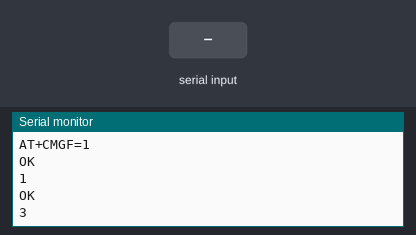
Bench run of a sketch on a simulated Arduino Mega 2560, built with avr-gcc and run on an emulated ATmega2560. Parts: the last lines printed to the serial monitor. The inputs (shaded band) are chosen by the test bench. The modem accepts every AT command (registered, SIM ready, sends succeed) and sends nothing else.

Above: at 3.3 s.
3.4 s: "INR\n" received over the second serial link
At 4.6 s:
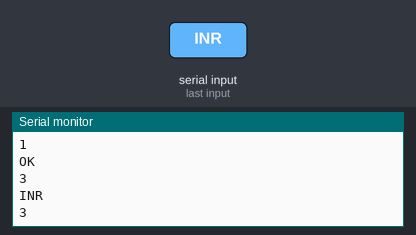
4.9 s: "+CMT:\n" received over the second serial link
At 6.1 s:
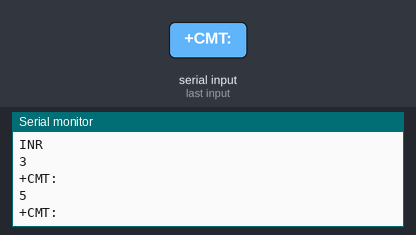
6.4 s: "+CMT:\n" received over the second serial link
At 7.4 s:
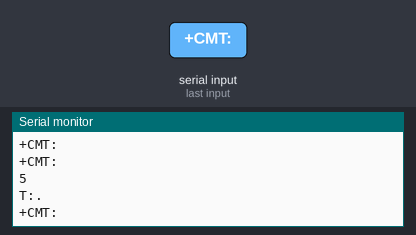
Timing chart, 0 to 9.4 s (numbered marks = the images above; inputs shaded):
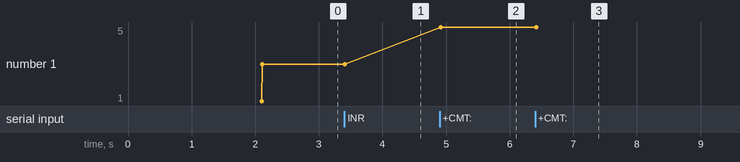

The sketch:

Logic_GSM_Read.ino
```cpp
int firstline = 0;
void setup()
{
  Serial2.begin(9600);   // Setting the baud rate of GSM Module
  Serial.begin(9600);    // Setting the baud rate of Serial Monitor (Arduino)
  Serial2.println("AT"); // AT Command to recieve a live SMS
  while (Serial2.available() > 0)
    Serial.write(Serial2.read());
  delay(100);
  Serial.println("AT+CMGF=1");
  while (Serial2.available() > 0)
    Serial.write(Serial2.read());
  delay(1000);
  Serial2.println("AT+CNMI=1,2,0,0,0"); // AT Command to recieve a live SMS
  while (Serial2.available() > 0)
    Serial.write(Serial2.read());
  delay(1000);
}
void loop()
{
  if (Serial2.available() > 0)
  {
    String mpm = Serial2.readStringUntil('\n');
    Serial.println(mpm);
    int mpmlen = mpm.length();
    Serial.println(mpmlen);
    int prev_index_val = 0, current_index_val = 0;
    if (firstline == 1)
    {
      current_index_val = mpm.indexOf("INR", prev_index_val);
      String one_at_a_time_str1 = mpm.substring(current_index_val + 4, current_index_val + 10);
      Serial.print(one_at_a_time_str1);
      Serial.println(".");
      firstline = 0;
    }
    if (mpm.startsWith("+CMT:"))
    {
      current_index_val = mpm.indexOf(',', prev_index_val);
      prev_index_val = current_index_val + 1;
      current_index_val = mpm.indexOf(',', prev_index_val);
      prev_index_val = current_index_val + 1;
      current_index_val = mpm.indexOf(',', prev_index_val);
      prev_index_val = current_index_val + 1;
      String one_at_a_time_str = mpm.substring(prev_index_val, prev_index_val + 5);
      Serial.println(one_at_a_time_str);
      firstline = 1;
      delay(100);
    }
    //    Serial.write(Serial2.read());
  }
  if (Serial.available() > 0)
    Serial2.write(Serial.read());
}
```

Measured:
- after the input at 3.4 s, the serial monitor: prints a new line at once (image 1)
- after the input at 4.9 s, the serial monitor: prints a new line at once (image 2)
- after the input at 6.4 s, the serial monitor: prints a new line at once (image 3)
- plotted number 1: 3 → 5 after the input at 4.9 s
